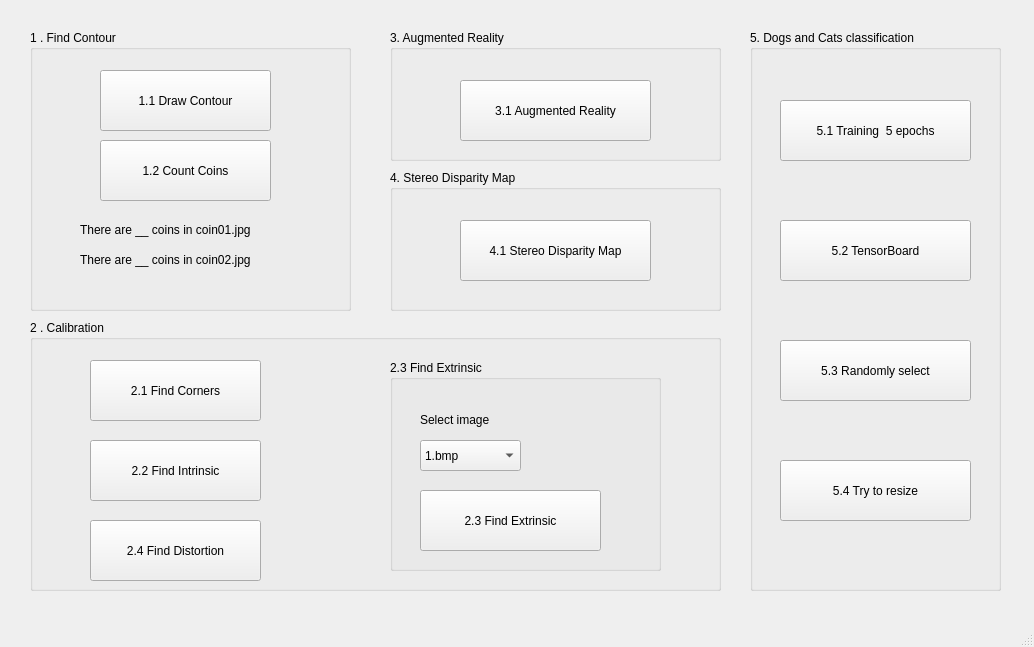
<?xml version="1.0" encoding="UTF-8"?>
<ui version="4.0">
 <class>MainWindow</class>
 <widget class="QMainWindow" name="MainWindow">
  <property name="geometry">
   <rect>
    <x>0</x>
    <y>0</y>
    <width>1034</width>
    <height>647</height>
   </rect>
  </property>
  <property name="windowTitle">
   <string>鄭皓中 P76081116</string>
  </property>
  <widget class="QWidget" name="centralwidget">
   <widget class="QGroupBox" name="groupBox">
    <property name="geometry">
     <rect>
      <x>30</x>
      <y>30</y>
      <width>321</width>
      <height>281</height>
     </rect>
    </property>
    <property name="title">
     <string>1 . Find Contour</string>
    </property>
    <widget class="QPushButton" name="pushButton">
     <property name="geometry">
      <rect>
       <x>70</x>
       <y>40</y>
       <width>171</width>
       <height>61</height>
      </rect>
     </property>
     <property name="text">
      <string>1.1 Draw Contour</string>
     </property>
    </widget>
    <widget class="QPushButton" name="pushButton_2">
     <property name="geometry">
      <rect>
       <x>70</x>
       <y>110</y>
       <width>171</width>
       <height>61</height>
      </rect>
     </property>
     <property name="text">
      <string>1.2 Count Coins</string>
     </property>
    </widget>
    <widget class="QLabel" name="label">
     <property name="geometry">
      <rect>
       <x>50</x>
       <y>190</y>
       <width>221</width>
       <height>20</height>
      </rect>
     </property>
     <property name="text">
      <string>There are __ coins in coin01.jpg</string>
     </property>
    </widget>
    <widget class="QLabel" name="label_2">
     <property name="geometry">
      <rect>
       <x>50</x>
       <y>220</y>
       <width>221</width>
       <height>20</height>
      </rect>
     </property>
     <property name="text">
      <string>There are __ coins in coin02.jpg</string>
     </property>
    </widget>
   </widget>
   <widget class="QGroupBox" name="groupBox_2">
    <property name="geometry">
     <rect>
      <x>30</x>
      <y>320</y>
      <width>691</width>
      <height>271</height>
     </rect>
    </property>
    <property name="title">
     <string>2 . Calibration</string>
    </property>
    <widget class="QPushButton" name="pushButton_3">
     <property name="geometry">
      <rect>
       <x>60</x>
       <y>40</y>
       <width>171</width>
       <height>61</height>
      </rect>
     </property>
     <property name="text">
      <string>2.1 Find Corners</string>
     </property>
    </widget>
    <widget class="QPushButton" name="pushButton_4">
     <property name="geometry">
      <rect>
       <x>60</x>
       <y>120</y>
       <width>171</width>
       <height>61</height>
      </rect>
     </property>
     <property name="text">
      <string>2.2 Find Intrinsic</string>
     </property>
    </widget>
    <widget class="QPushButton" name="pushButton_5">
     <property name="geometry">
      <rect>
       <x>60</x>
       <y>200</y>
       <width>171</width>
       <height>61</height>
      </rect>
     </property>
     <property name="text">
      <string>2.4 Find Distortion</string>
     </property>
    </widget>
    <widget class="QGroupBox" name="groupBox_3">
     <property name="geometry">
      <rect>
       <x>360</x>
       <y>40</y>
       <width>271</width>
       <height>211</height>
      </rect>
     </property>
     <property name="title">
      <string>2.3 Find Extrinsic</string>
     </property>
     <widget class="QLabel" name="label_3">
      <property name="geometry">
       <rect>
        <x>30</x>
        <y>50</y>
        <width>91</width>
        <height>20</height>
       </rect>
      </property>
      <property name="text">
       <string>Select image</string>
      </property>
     </widget>
     <widget class="QComboBox" name="comboBox">
      <property name="geometry">
       <rect>
        <x>30</x>
        <y>80</y>
        <width>101</width>
        <height>31</height>
       </rect>
      </property>
      <item>
       <property name="text">
        <string>1.bmp</string>
       </property>
      </item>
      <item>
       <property name="text">
        <string>2.bmp</string>
       </property>
      </item>
      <item>
       <property name="text">
        <string>3.bmp</string>
       </property>
      </item>
      <item>
       <property name="text">
        <string>4.bmp</string>
       </property>
      </item>
      <item>
       <property name="text">
        <string>5.bmp</string>
       </property>
      </item>
      <item>
       <property name="text">
        <string>6.bmp</string>
       </property>
      </item>
      <item>
       <property name="text">
        <string>7.bmp</string>
       </property>
      </item>
      <item>
       <property name="text">
        <string>8.bmp</string>
       </property>
      </item>
      <item>
       <property name="text">
        <string>9.bmp</string>
       </property>
      </item>
      <item>
       <property name="text">
        <string>10.bmp</string>
       </property>
      </item>
      <item>
       <property name="text">
        <string>11.bmp</string>
       </property>
      </item>
      <item>
       <property name="text">
        <string>12.bmp</string>
       </property>
      </item>
      <item>
       <property name="text">
        <string>13.bmp</string>
       </property>
      </item>
      <item>
       <property name="text">
        <string>14.bmp</string>
       </property>
      </item>
      <item>
       <property name="text">
        <string>15.bmp</string>
       </property>
      </item>
     </widget>
     <widget class="QPushButton" name="pushButton_6">
      <property name="geometry">
       <rect>
        <x>30</x>
        <y>130</y>
        <width>181</width>
        <height>61</height>
       </rect>
      </property>
      <property name="text">
       <string>2.3 Find Extrinsic</string>
      </property>
     </widget>
    </widget>
   </widget>
   <widget class="QGroupBox" name="groupBox_4">
    <property name="geometry">
     <rect>
      <x>390</x>
      <y>30</y>
      <width>331</width>
      <height>131</height>
     </rect>
    </property>
    <property name="title">
     <string>3. Augmented Reality</string>
    </property>
    <widget class="QPushButton" name="pushButton_7">
     <property name="geometry">
      <rect>
       <x>70</x>
       <y>50</y>
       <width>191</width>
       <height>61</height>
      </rect>
     </property>
     <property name="text">
      <string>3.1 Augmented Reality</string>
     </property>
    </widget>
   </widget>
   <widget class="QGroupBox" name="groupBox_5">
    <property name="geometry">
     <rect>
      <x>390</x>
      <y>170</y>
      <width>331</width>
      <height>141</height>
     </rect>
    </property>
    <property name="title">
     <string>4. Stereo Disparity Map</string>
    </property>
    <widget class="QPushButton" name="pushButton_8">
     <property name="geometry">
      <rect>
       <x>70</x>
       <y>50</y>
       <width>191</width>
       <height>61</height>
      </rect>
     </property>
     <property name="text">
      <string>4.1 Stereo Disparity Map</string>
     </property>
    </widget>
   </widget>
   <widget class="QGroupBox" name="groupBox_6">
    <property name="geometry">
     <rect>
      <x>750</x>
      <y>30</y>
      <width>251</width>
      <height>561</height>
     </rect>
    </property>
    <property name="title">
     <string>5. Dogs and Cats classification</string>
    </property>
    <widget class="QPushButton" name="pushButton_9">
     <property name="geometry">
      <rect>
       <x>30</x>
       <y>70</y>
       <width>191</width>
       <height>61</height>
      </rect>
     </property>
     <property name="text">
      <string>5.1 Training  5 epochs</string>
     </property>
    </widget>
    <widget class="QPushButton" name="pushButton_10">
     <property name="geometry">
      <rect>
       <x>30</x>
       <y>190</y>
       <width>191</width>
       <height>61</height>
      </rect>
     </property>
     <property name="text">
      <string>5.2 TensorBoard</string>
     </property>
    </widget>
    <widget class="QPushButton" name="pushButton_11">
     <property name="geometry">
      <rect>
       <x>30</x>
       <y>310</y>
       <width>191</width>
       <height>61</height>
      </rect>
     </property>
     <property name="text">
      <string>5.3 Randomly select</string>
     </property>
    </widget>
    <widget class="QPushButton" name="pushButton_12">
     <property name="geometry">
      <rect>
       <x>30</x>
       <y>430</y>
       <width>191</width>
       <height>61</height>
      </rect>
     </property>
     <property name="text">
      <string>5.4 Try to resize</string>
     </property>
    </widget>
   </widget>
  </widget>
  <widget class="QMenuBar" name="menubar">
   <property name="geometry">
    <rect>
     <x>0</x>
     <y>0</y>
     <width>1034</width>
     <height>28</height>
    </rect>
   </property>
  </widget>
  <widget class="QStatusBar" name="statusbar"/>
 </widget>
 <resources/>
 <connections/>
</ui>
